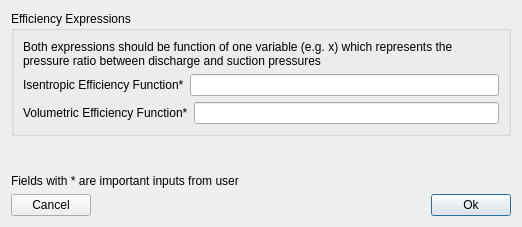
<?xml version="1.0" encoding="UTF-8"?>
<ui version="4.0">
 <class>Compressor_Physics</class>
 <widget class="QWidget" name="Compressor_Physics">
  <property name="windowModality">
   <enum>Qt::ApplicationModal</enum>
  </property>
  <property name="geometry">
   <rect>
    <x>0</x>
    <y>0</y>
    <width>522</width>
    <height>227</height>
   </rect>
  </property>
  <property name="windowTitle">
   <string>Compressor Physics-Based Model</string>
  </property>
  <layout class="QVBoxLayout" name="verticalLayout">
   <item>
    <widget class="QGroupBox" name="groupBox">
     <property name="title">
      <string>Efficiency Expressions</string>
     </property>
     <layout class="QVBoxLayout" name="verticalLayout_2">
      <item>
       <widget class="QLabel" name="label">
        <property name="text">
         <string>Both expressions should be function of one variable (e.g. x) which represents the pressure ratio between discharge and suction pressures</string>
        </property>
        <property name="wordWrap">
         <bool>true</bool>
        </property>
       </widget>
      </item>
      <item>
       <layout class="QHBoxLayout" name="horizontalLayout">
        <item>
         <widget class="QLabel" name="Comp_physics_isentropic_eff_label">
          <property name="toolTip">
           <string>&lt;html&gt;&lt;head/&gt;&lt;body&gt;&lt;p&gt;Isentropic efficiency expression as a function of pressure ratio.&lt;/p&gt;&lt;p&gt;Use any letter to represent the pressure ratio in the expression.&lt;/p&gt;&lt;p&gt;Example: X^2 + X + 5&lt;/p&gt;&lt;/body&gt;&lt;/html&gt;</string>
          </property>
          <property name="text">
           <string>Isentropic Efficiency Function*</string>
          </property>
         </widget>
        </item>
        <item>
         <widget class="QLineEdit" name="Comp_physics_isentropic_eff">
          <property name="toolTip">
           <string>&lt;html&gt;&lt;head/&gt;&lt;body&gt;&lt;p&gt;Isentropic efficiency expression as a function of pressure ratio.&lt;/p&gt;&lt;p&gt;Use any letter to represent the pressure ratio in the expression.&lt;/p&gt;&lt;p&gt;Example: X^2 + X + 5&lt;/p&gt;&lt;/body&gt;&lt;/html&gt;</string>
          </property>
         </widget>
        </item>
       </layout>
      </item>
      <item>
       <layout class="QHBoxLayout" name="horizontalLayout_2">
        <item>
         <widget class="QLabel" name="Comp_physics_vol_eff_label">
          <property name="toolTip">
           <string>&lt;html&gt;&lt;head/&gt;&lt;body&gt;&lt;p&gt;Volumetric efficiency expression as a function of pressure ratio.&lt;/p&gt;&lt;p&gt;Use any letter to represent the pressure ratio in the expression. &lt;/p&gt;&lt;p&gt;Example: X^2 + X + 5&lt;/p&gt;&lt;/body&gt;&lt;/html&gt;</string>
          </property>
          <property name="text">
           <string>Volumetric Efficiency Function*</string>
          </property>
         </widget>
        </item>
        <item>
         <widget class="QLineEdit" name="Comp_physics_vol_eff">
          <property name="toolTip">
           <string>&lt;html&gt;&lt;head/&gt;&lt;body&gt;&lt;p&gt;Volumetric efficiency expression as a function of pressure ratio.&lt;/p&gt;&lt;p&gt;Use any letter to represent the pressure ratio in the expression. &lt;/p&gt;&lt;p&gt;Example: X^2 + X + 5&lt;/p&gt;&lt;/body&gt;&lt;/html&gt;</string>
          </property>
         </widget>
        </item>
       </layout>
      </item>
     </layout>
    </widget>
   </item>
   <item>
    <spacer name="verticalSpacer">
     <property name="orientation">
      <enum>Qt::Vertical</enum>
     </property>
     <property name="sizeHint" stdset="0">
      <size>
       <width>20</width>
       <height>40</height>
      </size>
     </property>
    </spacer>
   </item>
   <item>
    <widget class="QLabel" name="label_2">
     <property name="text">
      <string>Fields with * are important inputs from user</string>
     </property>
    </widget>
   </item>
   <item>
    <layout class="QHBoxLayout" name="horizontalLayout_3">
     <item>
      <widget class="QPushButton" name="Comp_physics_cancel_button">
       <property name="toolTip">
        <string>Cancel</string>
       </property>
       <property name="text">
        <string>Cancel</string>
       </property>
      </widget>
     </item>
     <item>
      <spacer name="horizontalSpacer_2">
       <property name="orientation">
        <enum>Qt::Horizontal</enum>
       </property>
       <property name="sizeHint" stdset="0">
        <size>
         <width>40</width>
         <height>20</height>
        </size>
       </property>
      </spacer>
     </item>
     <item>
      <widget class="QPushButton" name="Comp_physics_ok_button">
       <property name="toolTip">
        <string>Ok</string>
       </property>
       <property name="text">
        <string>Ok</string>
       </property>
       <property name="default">
        <bool>true</bool>
       </property>
      </widget>
     </item>
    </layout>
   </item>
  </layout>
 </widget>
 <resources/>
 <connections/>
</ui>
